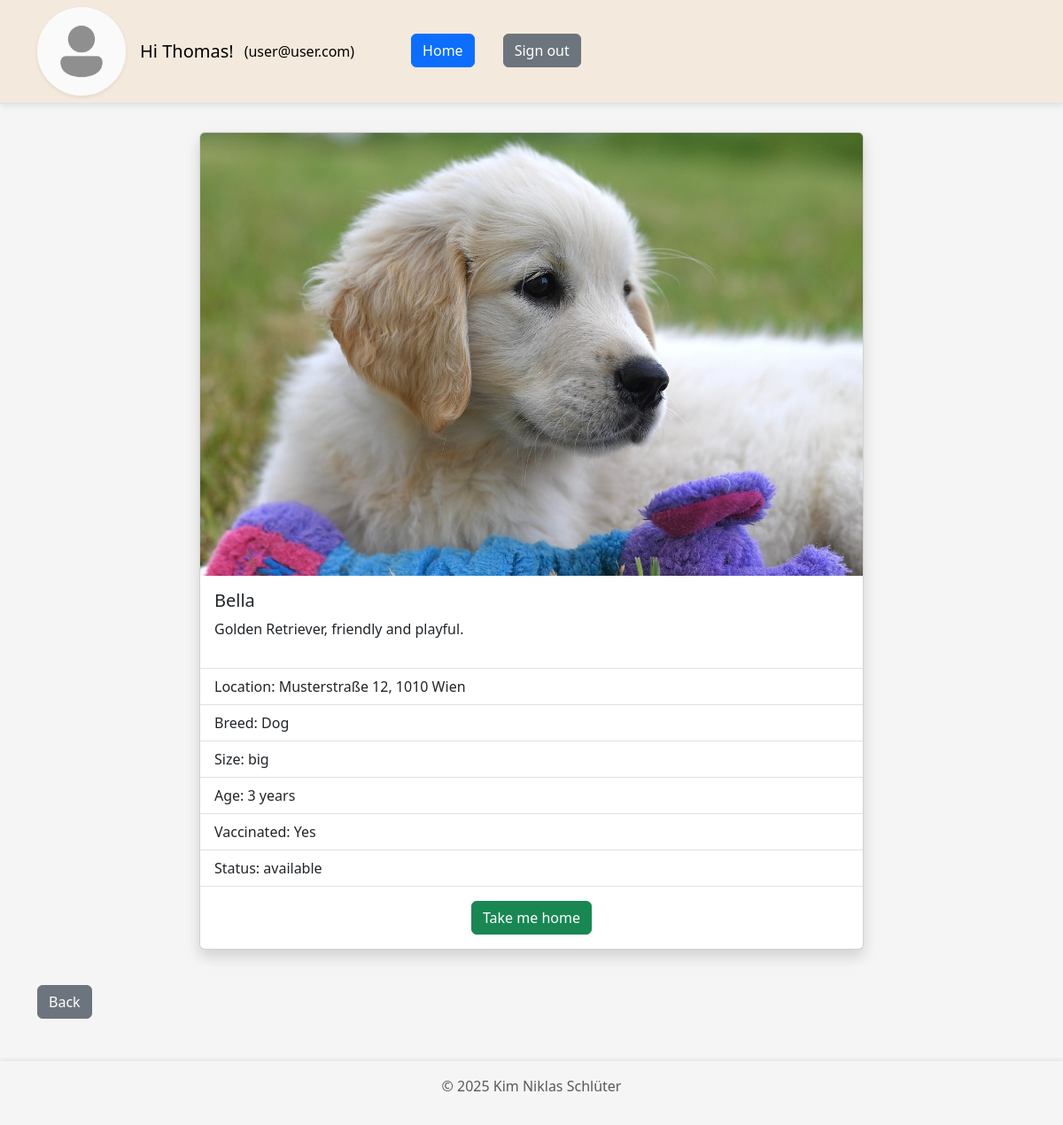
Page /website/animal_details.php?id=1 (signed in) on the earlier database version.
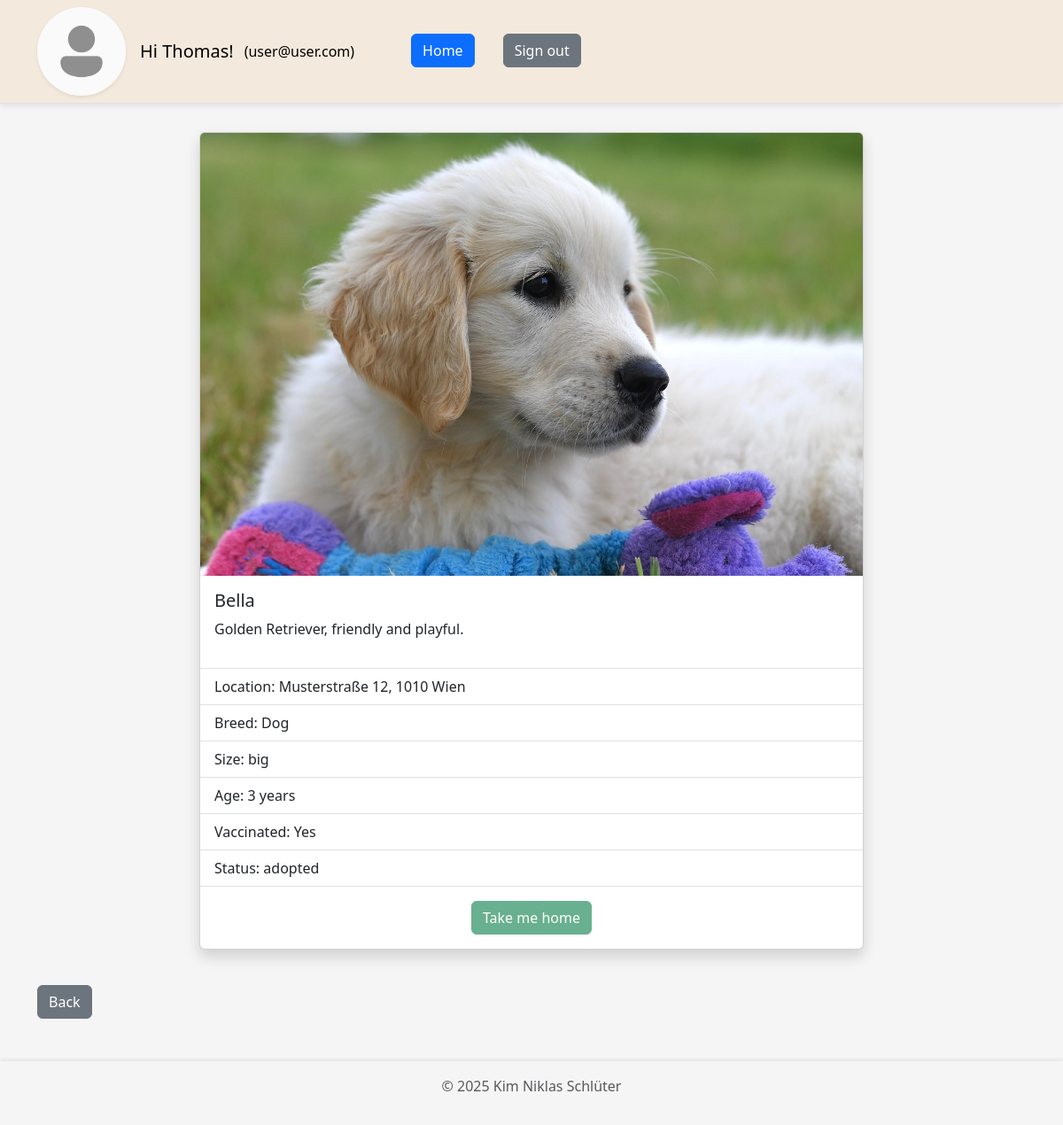
Same page on the later database version.
### tables this page shows
CREATE TABLE `animal` (
  `id` int(11) NOT NULL,
  `name` varchar(100) NOT NULL,
  `picture` varchar(255) DEFAULT NULL,
  `location` varchar(100) NOT NULL,
  `description` text DEFAULT NULL,
  `size` enum('small','default','big') NOT NULL DEFAULT 'default',
  `age` int(11) DEFAULT NULL,
  `vaccinated` tinyint(1) NOT NULL,
  `status` enum('available','adopted') NOT NULL DEFAULT 'available',
  `breed_id` int(11) NOT NULL
);

### website/components/animals.php (called while the page is built, shortened)
<?php
require_once __DIR__ . '/util.php';
$conn = db_connect();
function create_response($status, $message, $data = [])
{
  $response = [
    "status" => $status,
    "message" => $message,
    "data" => $data
  ];
  return $response;
}
function get_animal_by_id($id)
{
  global $conn;
  $id = clean_input($id);
  $sql = "SELECT * FROM `animal` WHERE id=$id";
  $result = mysqli_query($conn, $sql);
  $row = mysqli_fetch_assoc($result);
  return create_response("200", "Successfully fetched animal by id.", $row);
}
function get_breed_by_id($breed_id)
{
  global $conn;
  $sql = "SELECT * FROM `breed` WHERE id=$breed_id";
  $result = mysqli_query($conn, $sql);
  $row = mysqli_fetch_assoc($result);
  return $row;
}
function get_animal_picture_url($animalData)
{
  return $animalData['picture'] ? PICTURE_FOLDER_NAME . '/' . $animalData['picture'] : ANIMAL_DEFAULT_PICTURE_URL;
}

### website/animal_details.php (the view, shortened to what this page needs)
<?php
require_once './components/util.php';
require_once './components/animals.php';
$responseGet = get_animal_by_id($_GET['id']);
$animal = $responseGet['data'];
$animalPictureUrl = get_animal_picture_url($animal);
$vaccinatedText = ($animal['vaccinated']) ? 'Yes' : 'No';
$breedData = get_breed_by_id($animal['breed_id']);
?>
<!DOCTYPE html>
<html lang="en">
<head>
  <link href="https://cdn.jsdelivr.net/npm/bootstrap@5.3.7/dist/css/bootstrap.min.css" rel="stylesheet">
  <link rel="stylesheet" href="./styles/style.css">
</head>
<body>
  <?php require_once './components/navbar.php'; ?>
  <div class="container mt-3 mb-5" style="flex-grow: 1;">
    <?php
    $layout = "<div class='d-flex justify-content-center' style='width: 100%'>
            <div class='card shadow mb-4 d-flex flex-column justify-content-between align-items-center' style='width: 90%; max-width: 750px'>
            <div>
              <div class='animal-picture-container'>
                <img src='$animalPictureUrl' class='card-img-top animal-image' alt='animal'>
              </div>
              <div class='card-body'>
                <h5 class='card-title'>{$animal['name']}</h5>
                <p class='card-text'>{$animal['description']}</p>
              </div>
            </div>
            <div style='width: 100%'>
              <ul class='list-group list-group-flush'>
                <li class='list-group-item'></li>
                <li class='list-group-item'>Location: {$animal['location']}</li>
                <li class='list-group-item'>Breed: {$breedData['name']}</li>
                <li class='list-group-item'>Size: {$animal['size']}</li>
                <li class='list-group-item'>Age: {$animal['age']} years</li>
                <li class='list-group-item'>Vaccinated: $vaccinatedText</li>
                <li class='list-group-item'>Status: {$animal['status']}</li>
                <li class='list-group-item'></li>
              </ul>";
    $layout .= "<div class='d-flex flex-row gap-1 justify-content-around mb-3' style='width:100%'>";
    if (isset($_SESSION['user'])) {
      $layout .= "<form method='POST'>
                      <input type='hidden' name='animal_id_to_adopt' value='{$animal['id']}' />
                      <input" . (($animal['status'] != 'available') ? " disabled" : "") . " type='submit' name='adopt_animal' class='btn btn-success' value='Take me home' />
                  </form>";
    }
    $layout .= "</div>";
    $layout .= "
            </div>
          </div>
        </div>";
    echo $layout;
    ?>
  </div>
  <?php require_once './components/footer.php'; ?>
</body>
</html>

Differences in the rows shown:
changed animal "Bella": status "available" → "adopted"
